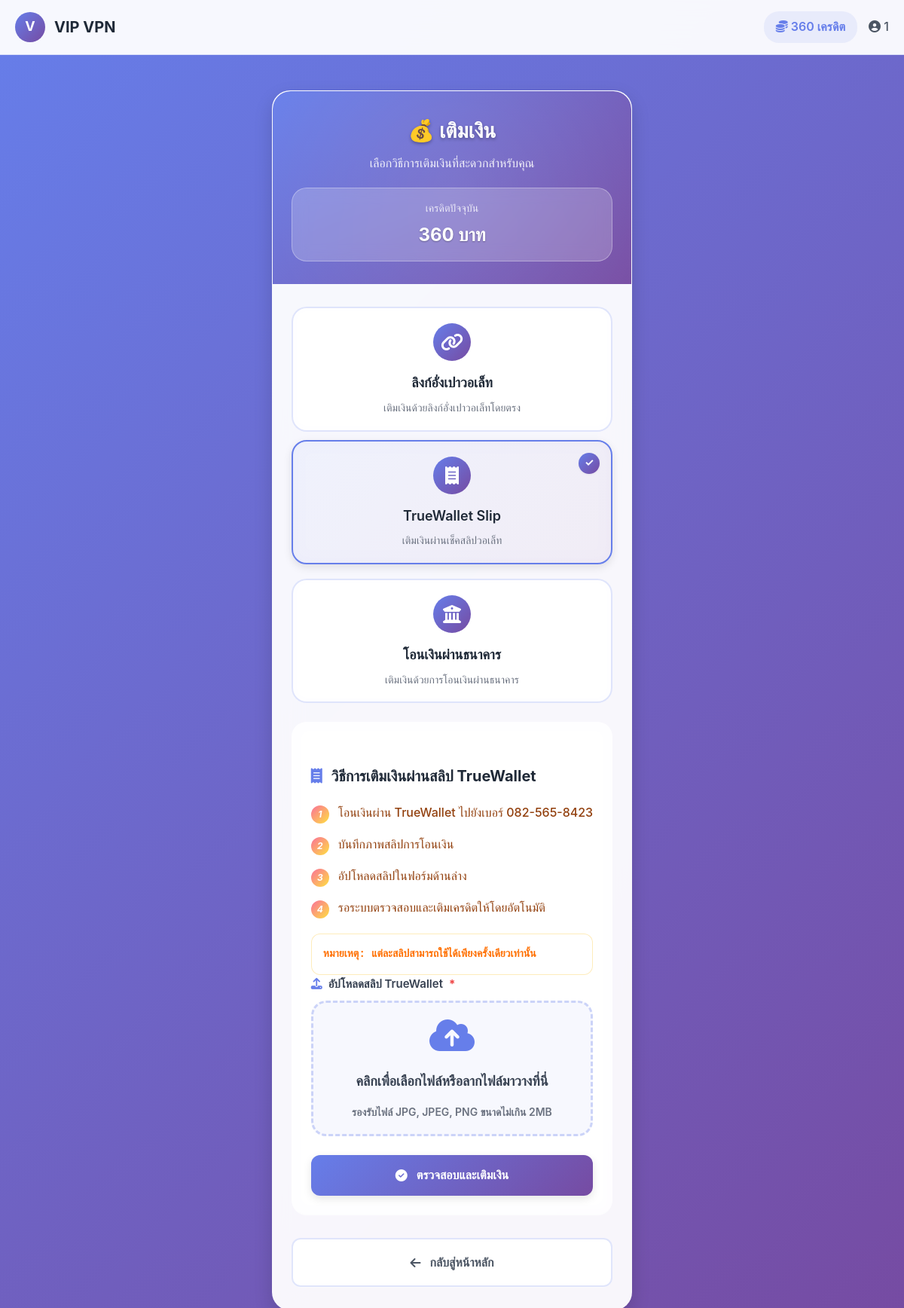
The app's page /topup.php (signed in), older data.
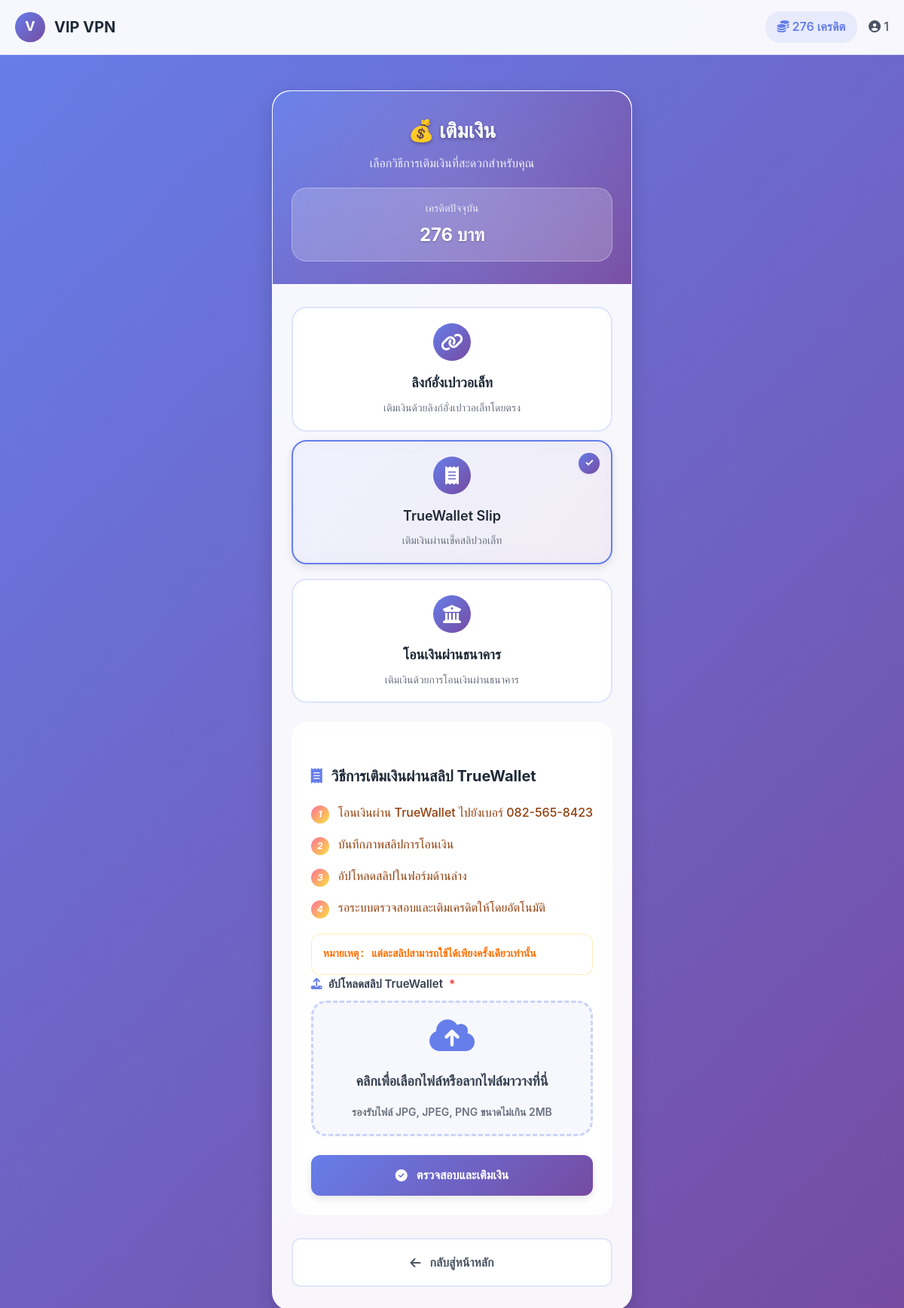
The same page, newer data.
### tables this page shows
CREATE TABLE users (
            id INTEGER PRIMARY KEY AUTOINCREMENT,
            username TEXT UNIQUE NOT NULL,
            email TEXT UNIQUE,
            password TEXT NOT NULL,
            credits DECIMAL(10,2) DEFAULT 0.00,
            created_at DATETIME DEFAULT CURRENT_TIMESTAMP
        );

### topup.php (the view, shortened to what this page needs)
<?php
$username = $_SESSION['username'];
$user_id = $_SESSION['user_id'];
$db = new SQLite3(__DIR__ . '/vipvpn.db');
$stmt = $db->prepare('SELECT credits FROM users WHERE id = :id');
$stmt->bindValue(':id', $user_id, SQLITE3_INTEGER);
$result = $stmt->execute();
$row = $result->fetchArray(SQLITE3_ASSOC);
$credits = $row ? $row['credits'] : 0;
$voucherClassExists = file_exists('./src/Voucher.php');
?>
<!DOCTYPE html>
<html lang="th">
<head>
    <link rel="stylesheet" href="styles.css">
    <link rel="stylesheet" href="responsive.css">
    <link rel="stylesheet" href="https://cdnjs.cloudflare.com/ajax/libs/font-awesome/6.2.0/css/all.min.css">
</head>
<body>
    <div style="position: fixed; top: 0; left: 0; right: 0; background: rgba(255, 255, 255, 0.95); backdrop-filter: blur(20px); padding: 15px 20px; z-index: 1000; border-bottom: 1px solid rgba(102, 126, 234, 0.2);">
        <div class="nav-container" style="max-width: 1200px; margin: 0 auto; display: flex; justify-content: space-between; align-items: center;">
            <div style="display: flex; align-items: center; gap: 12px;">
                <div style="width: 40px; height: 40px; background: var(--gradient-primary); border-radius: 50%; display: flex; align-items: center; justify-content: center; color: white; font-weight: 700; font-size: 18px;">V</div>
                <h1 style="margin: 0; color: #1f2937; font-size: 20px; font-weight: 700;">VIP VPN</h1>
            </div>
            <div style="display: flex; align-items: center; gap: 15px;">
                <div style="background: rgba(102, 126, 234, 0.1); padding: 8px 16px; border-radius: 20px; font-weight: 600; color: #667eea;">
                    <i class="fas fa-coins"></i> <?php echo number_format($credits); ?> เครดิต
                </div>
                <div style="color: #4b5563; font-weight: 500;">
                    <i class="fas fa-user-circle"></i> <?php echo htmlspecialchars($username); ?>
                </div>
            </div>
        </div>
    </div>
    <div style="padding-top: 100px;">
    <div class="topup-container">
        <div class="topup-header">
            <h2>💰 เติมเงิน</h2>
            <div class="subtitle">เลือกวิธีการเติมเงินที่สะดวกสำหรับคุณ</div>
            <div class="credit-display">
                <div class="label">เครดิตปัจจุบัน</div>
                <div class="amount"><?php echo number_format($credits); ?> บาท</div>
            </div>
        </div>
        <div class="topup-content">
            <div class="topup-methods">
                <div class="topup-method" data-method="angpao_link">
                    <div class="icon"><i class="fas fa-link"></i></div>
                    <h3>ลิงก์อั่งเปาวอเล็ท</h3>
                    <p>เติมเงินด้วยลิงก์อั่งเปาวอเล็ทโดยตรง</p>
                </div>
                <div class="topup-method <?php echo !$voucherClassExists ? 'active' : ''; ?>" data-method="tw_slip">
                    <div class="icon"><i class="fas fa-receipt"></i></div>
                    <h3>TrueWallet Slip</h3>
                    <p>เติมเงินผ่านเช็คสลิปวอเล็ท</p>
                </div>
                <div class="topup-method" data-method="bank">
                    <div class="icon"><i class="fas fa-university"></i></div>
                    <h3>โอนเงินผ่านธนาคาร</h3>
                    <p>เติมเงินด้วยการโอนเงินผ่านธนาคาร</p>
                </div>
            </div>
            <div class="topup-form <?php echo !$voucherClassExists ? 'active' : ''; ?>" id="tw_slip-form">
                <div class="topup-instructions">
                    <h3><i class="fas fa-receipt"></i> วิธีการเติมเงินผ่านสลิป TrueWallet</h3>
                    <ul class="angpao-steps">
                        <li><i>1</i> โอนเงินผ่าน TrueWallet ไปยังเบอร์ 082-565-8423</li>
                        <li><i>2</i> บันทึกภาพสลิปการโอนเงิน</li>
                        <li><i>3</i> อัปโหลดสลิปในฟอร์มด้านล่าง</li>
                        <li><i>4</i> รอระบบตรวจสอบและเติมเครดิตให้โดยอัตโนมัติ</li>
                    </ul>
                    <div class="angpao-example" style="color: #FF6F00; font-weight: bold;">
                        หมายเหตุ: แต่ละสลิปสามารถใช้ได้เพียงครั้งเดียวเท่านั้น
                    </div>
                </div>
                <form method="POST" action="<?php echo htmlspecialchars($_SERVER['PHP_SELF']); ?>" enctype="multipart/form-data">
                    <div class="form-group">
                        <label><i class="fas fa-upload"></i> อัปโหลดสลิป TrueWallet <span class="required-mark">*</span></label>
                        <label for="tw_slip" class="file-upload-label">
                            <i class="fas fa-cloud-upload-alt"></i>
                            <span>คลิกเพื่อเลือกไฟล์หรือลากไฟล์มาวางที่นี่</span>
                            <small>รองรับไฟล์ JPG, JPEG, PNG ขนาดไม่เกิน 2MB</small>
                        </label>
                    </div>
                    <button type="submit" name="verify_tw_slip" class="btn btn-primary" style="width: 100%;">
                        <i class="fas fa-check-circle"></i> ตรวจสอบและเติมเงิน
                    </button>
                </form>
            </div>
            <div style="margin-top: 30px; text-align: center;">
                <a href="index.php" class="btn btn-secondary">
                    <i class="fas fa-arrow-left"></i> กลับสู่หน้าหลัก
                </a>
            </div>
        </div>
    </div>
</body>
</html>

### styles.css (style rules this page uses)
:root { --primary-color: #4776E6; --primary-gradient: linear-gradient(to right, #4776E6, #8E54E9); --secondary-color: #8E54E9; --success-color: #2ecc71; --danger-color: #e74c3c; --warning-color: #f39c12; --dark-color: #2d3436; --light-color: #f5f6fa; --box-shadow: 0 10px 20px rgba(0, 0, 0, 0.1); --border-radius: 12px; }
* { margin: 0; padding: 0; box-sizing: border-box; }
body { font-family: 'Prompt', sans-serif; background: #f9fafc; background-image: url('https://i.pinimg.com/736x/ea/2c/f6/ea2cf6975ca4178d53a27b72c301f7b2.jpg'); background-size: cover; background-position: center; background-attachment: fixed; color: #333; line-height: 1.6; min-height: 100vh; display: flex; justify-content: center; align-items: center; padding: 20px; }
h1, h2 { text-align: center; margin-bottom: 30px; color: var(--dark-color); font-weight: 600; }
.form-group { margin-bottom: 25px; position: relative; }
label { display: block; margin-bottom: 8px; color: #555; font-weight: 500; font-size: 14px; }
.btn { display: block; width: 100%; padding: 15px; background: var(--primary-gradient); color: white; border: none; border-radius: 8px; cursor: pointer; font-size: 16px; font-weight: 600; text-align: center; transition: all 0.3s; text-decoration: none; }

### responsive.css (style rules this page uses)
body { padding: 0 10px; overflow-x: hidden; }

Row changes from the older to the newer data that the page shows:
changed users: credits "360" → "276"
